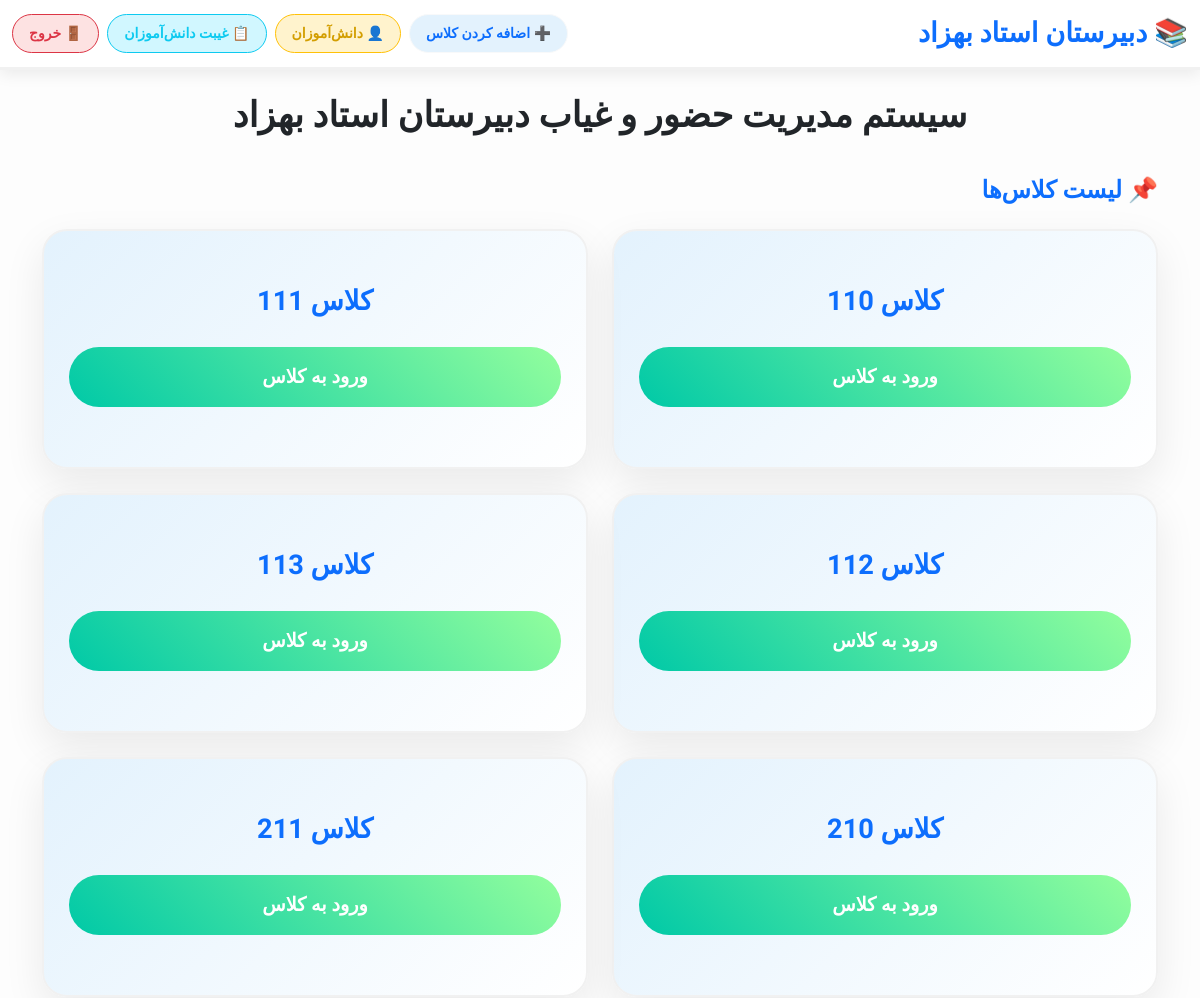
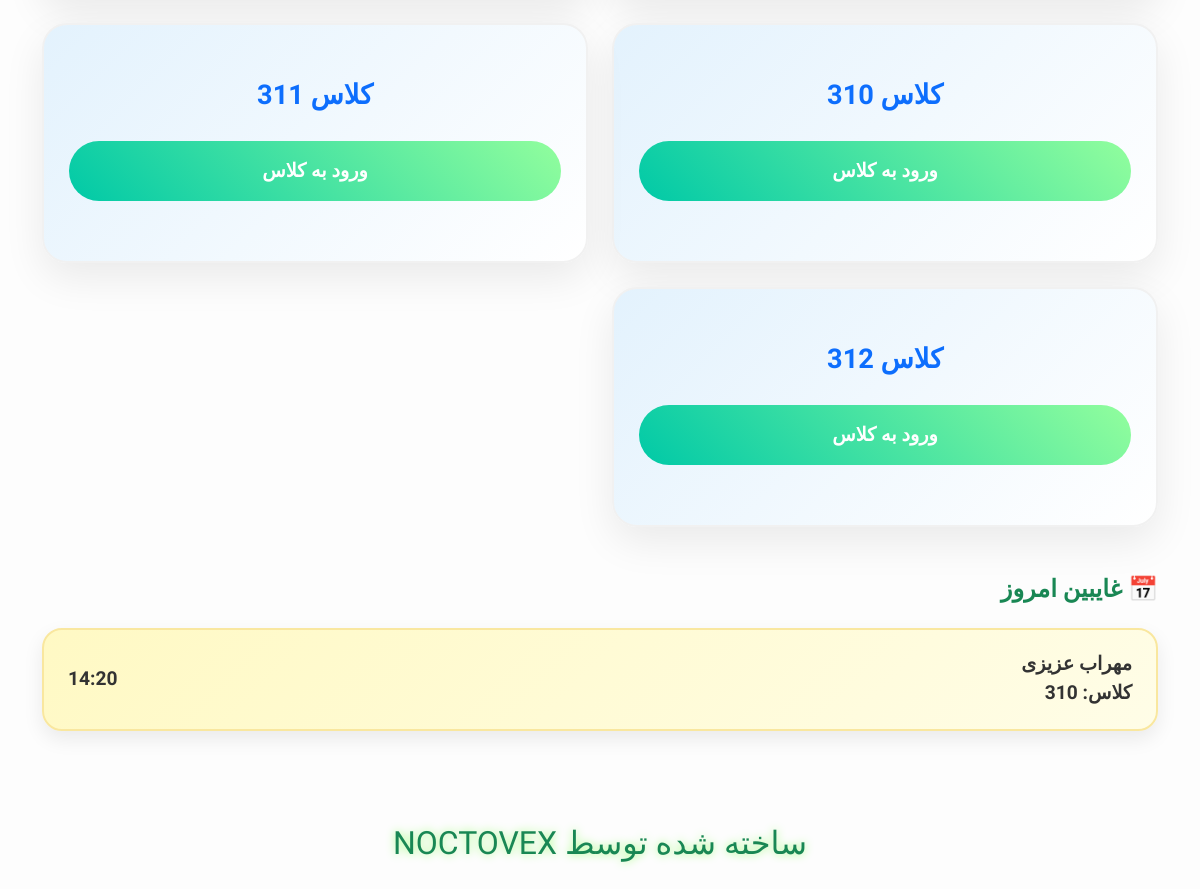
/ (signed in), run on the app's committed database (2 pictures, top to bottom).
### app.py (models this page shows)
class Class(db.Model):
    id = db.Column(db.Integer, primary_key=True)
    name = db.Column(db.String(50), unique=True, nullable=False)
    students = db.relationship("Student", backref="class_", lazy=True, cascade="all, delete")

class Attendance(db.Model):
    id = db.Column(db.Integer, primary_key=True)
    student_id = db.Column(db.Integer, db.ForeignKey("student.id"), nullable=False)
    date = db.Column(db.Date, nullable=False)
    time = db.Column(db.Time, nullable=False)

class Student(db.Model):
    id = db.Column(db.Integer, primary_key=True)
    firstname = db.Column(db.String(50), nullable=False)
    lastname = db.Column(db.String(50), nullable=False)
    parent_number = db.Column(db.String(20), nullable=False)
    class_id = db.Column(db.Integer, db.ForeignKey("class.id"), nullable=False)
    attendances = db.relationship("Attendance", backref="student", lazy=True, cascade="all, delete")

### app.py (the view)
@app.route("/")
@login_required
def index():
    classes = Class.query.order_by(Class.name).all()
    today = now_tehran().date()
    absents_today = Attendance.query.join(Student).join(Class).filter(Attendance.date==today).all()
    return render_template("index.html", classes=classes, absents_today=absents_today)

### app.py (called while the page is built)
def now_tehran():
    tz = pytz.timezone("Asia/Tehran")
    return datetime.now(tz)

def login_required(f):
    from functools import wraps
    @wraps(f)
    def decorated_function(*args, **kwargs):
        if not session.get('logged_in'):
            return redirect(url_for('login'))
        return f(*args, **kwargs)
    return decorated_function

### templates/index.html (shortened to what this page needs)
<!DOCTYPE html>
<html lang="fa">
<head>
<link href="https://cdn.jsdelivr.net/npm/bootstrap@5.3.2/dist/css/bootstrap.rtl.min.css" rel="stylesheet">
</head>
<body dir="rtl">
<nav class="navbar navbar-expand-lg">
<div class="container-fluid">
    <a class="navbar-brand" href="#">📚 دبیرستان استاد بهزاد</a>
    <div class="d-flex ms-auto">
        <a href="/add_class" class="btn btn-light btn-sm me-2">➕ اضافه کردن کلاس</a>
        <a href="/" class="btn btn-warning btn-sm me-2">👤 دانش‌آموزان</a>
        <a href="{{ url_for('student_absences') }}" class="btn btn-info btn-sm me-2">📋 غیبت دانش‌آموزان</a>
        <a href="/logout" class="btn btn-danger btn-sm">🚪 خروج</a>
    </div>
</div>
</nav>
<div class="container mt-4">
    <h2 class="text-center">سیستم مدیریت حضور و غیاب دبیرستان استاد بهزاد</h2>
    <h4 class="mb-4 fw-bold text-primary">📌 لیست کلاس‌ها</h4>
    <div class="row g-4 mb-5">
        {% if classes %}
            {% for class_ in classes %}
            <div class="col-md-6 col-12">
                <a href="{{ url_for('view_class', class_id=class_.id) }}" class="text-decoration-none">
                    <div class="class-card">
                        <div class="class-name">کلاس {{ class_.name }}</div>
                        <button class="btn btn-class-enter w-100">ورود به کلاس</button>
                    </div>
                </a>
            </div>
            {% endfor %}
        {% else %}
            <p class="text-center w-100 text-muted">هیچ کلاسی ثبت نشده است.</p>
        {% endif %}
    </div>
    <h4 class="mb-4 fw-bold text-success">📅 غایبین امروز</h4>
    <div class="row g-3 mb-5">
        {% if absents_today %}
            {% for attendance in absents_today %}
            <div class="col-12">
                <div class="absent-item">
                    <div>
                        <strong>{{ attendance.student.firstname }} {{ attendance.student.lastname }}</strong><br>
                        کلاس: {{ attendance.student.class_.name }}
                    </div>
                    <span>{{ attendance.time.strftime('%H:%M') }}</span>
                </div>
            </div>
            {% endfor %}
        {% else %}
            <p class="text-center text-muted w-100">هنوز هیچ غایبی ثبت نشده است.</p>
        {% endif %}
    </div>
    <div class="footer-note">
        ساخته شده توسط NOCTOVEX
    </div>
</div>
</body>
</html>

### templates/index.html (style rules this page uses)
body { font-family: 'Vazirmatn', Tahoma, sans-serif; background: #fdfdfd; color: #212529; padding-bottom: 100px; overflow-x: hidden; }
.navbar { background: #ffffff !important; border-bottom: 3px solid #f1f1f1; box-shadow: 0 4px 15px rgba(0,0,0,0.08); }
.navbar-brand { font-weight: 900; font-size: 1.7rem; color: #0d6efd !important; }
.navbar .btn { border-radius: 50px; font-weight: 700; padding: 0.5rem 1rem; transition: all 0.3s ease; }
.navbar .btn-light { background: #e3f2fd; color: #0d6efd; }
.navbar .btn-warning { background: #fff3cd; color: #d39e00; }
.navbar .btn-info { background: #d1f7ff; color: #0dcaf0; }
.navbar .btn-danger { background: #fde2e2; color: #dc3545; }
h2 { font-weight: 900; color: #212529; font-size: 2.2rem; margin-bottom: 2.5rem; }
.class-card { border-radius: 25px; padding: 50px 25px; text-align: center; color: #212529; background: linear-gradient(135deg,#e3f2fd,#ffffff); box-shadow: 0 15px 40px rgba(0,0,0,0.08); border: 2px solid #f1f1f1; transition: transform 0.4s ease, box-shadow 0.4s ease; min-height: 240px; }
.class-name { font-size: 1.7rem; font-weight: 800; margin-bottom: 25px; color: #0d6efd; }
.btn-class-enter { border-radius: 50px; font-weight: 700; padding: 1rem 2rem; font-size: 1.2rem; background: linear-gradient(45deg,#00c9a7,#92fe9d); color: #fff; border: none; transition: all 0.3s ease; }
.absent-item { display: flex; justify-content: space-between; align-items: center; padding: 1.3rem 1.5rem; font-size: 1.2rem; font-weight: 700; border-radius: 20px; margin-bottom: 18px; background: linear-gradient(135deg,#fff9c4,#fffde7); color: #333; border: 2px solid #f9e79f; box-shadow: 0 8px 20px rgba(0,0,0,0.08); transition: transform 0.3s ease, box-shadow 0.3s ease; }
.footer-note { font-family: 'Creepster', cursive; color: #198754; font-size: 2rem; text-align: center; margin-top: 70px; text-shadow: 0 0 10px #a7ff83; animation: pulse 2s infinite; }
@media (min-width: 768px) { .col-md-6 { flex: 0 0 50%; max-width: 50%; } }

### data on the page
Class: name "110"
Class: name "111"
Class: name "112"
Class: name "113"
Class: name "210"
Class: name "211"
Class: name "310"
Class: name "311"
Class: name "312"
Attendance: student.firstname "مهراب", student.lastname "عزیزی", student.class_.name "310", time "14:20"
